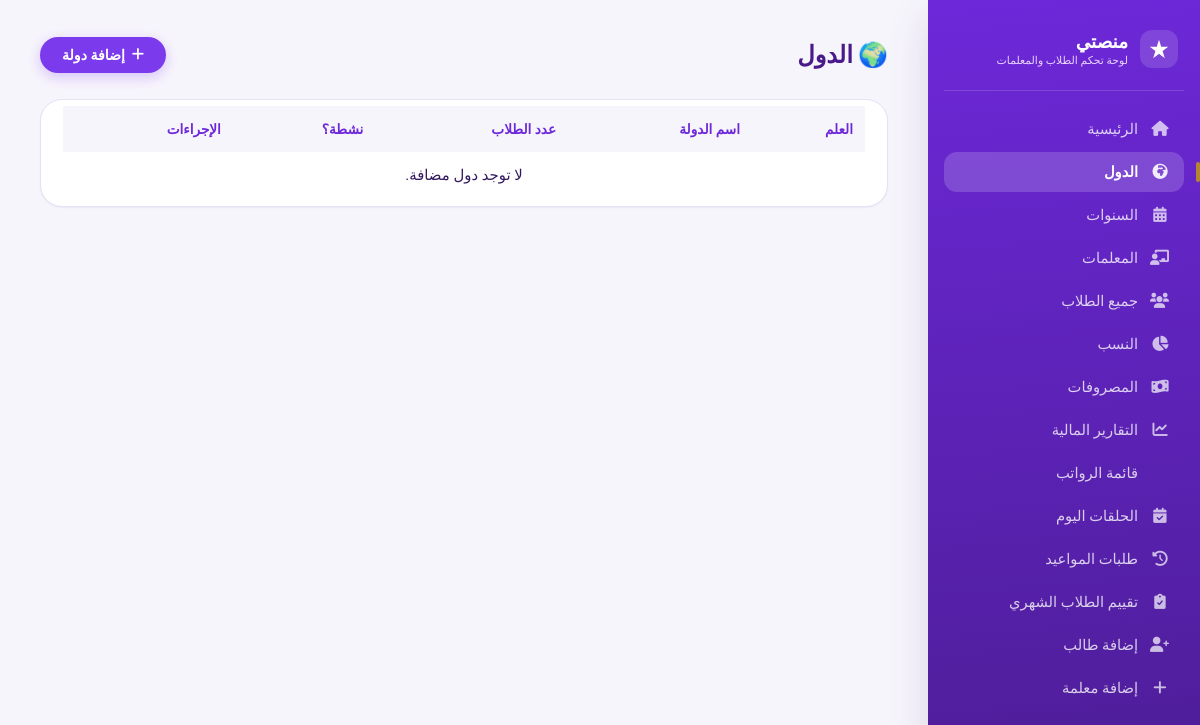
The app's page /countries/ (signed in), older data.
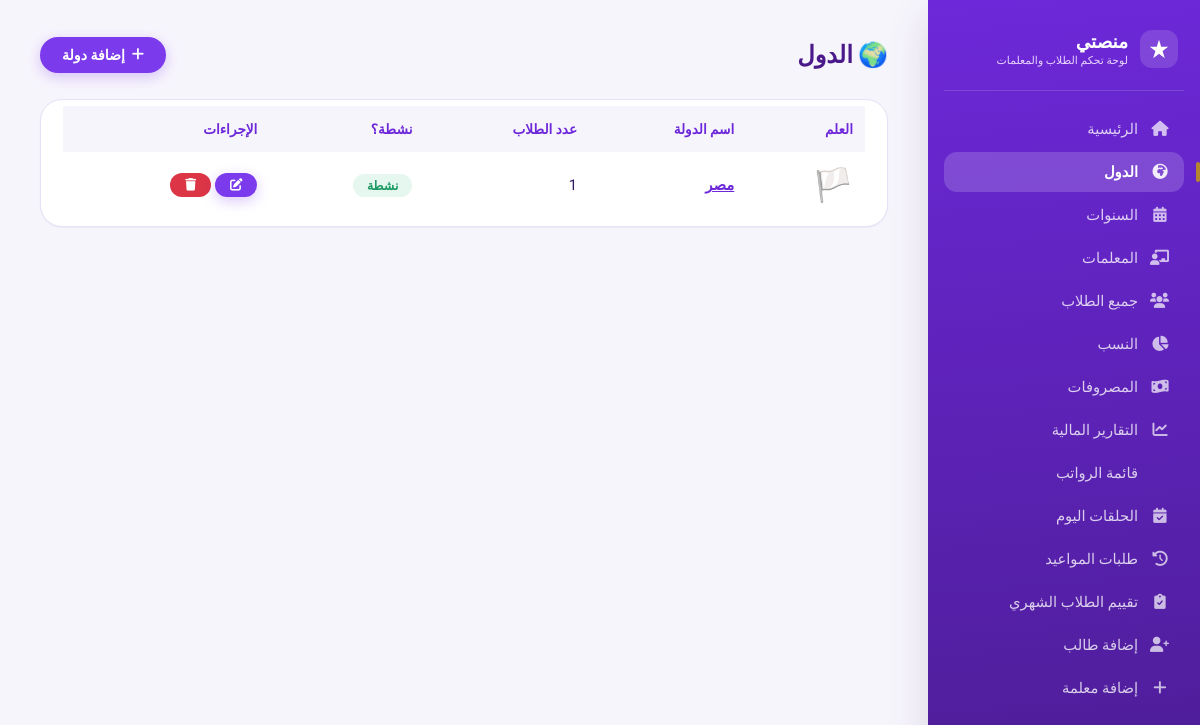
The same page, newer data.
### core/models.py (models this page shows, shortened)
class Country(models.Model):
    name = models.CharField(max_length=100, unique=True, verbose_name="اسم الدولة")
    flag_icon = models.CharField(max_length=50, default='🏳️', verbose_name="أيقونة العلم")
    is_active = models.BooleanField(default=True, verbose_name="نشط")
    class Meta:
        verbose_name = "دولة"
        verbose_name_plural = "الدول"
        ordering = ['name']

### core/views.py (the view)
# urls.py: path('countries/', views.countries_list, name='countries_list'),
@staff_member_required
def countries_list(request):
    countries = Country.objects.all()
    return render(request, 'core/countries_list.html', {'countries': countries})

### templates/core/countries_list.html (shortened to what this page needs)
{% extends 'core/base.html' %}
{% block content %}
<div class="flex" style="justify-content: space-between; flex-wrap: wrap;">
    <h2 style="color: #4a1a8a;">🌍 الدول</h2>
    <a href="{% url 'add_country' %}" class="btn btn-primary"><i class="fas fa-plus"></i> إضافة دولة</a>
</div>
<div class="table-container">
    <table>
        <thead><tr><th>العلم</th><th>اسم الدولة</th><th>عدد الطلاب</th><th>نشطة؟</th><th>الإجراءات</th></tr></thead>
        <tbody>
            {% for country in countries %}
            <tr>
                <td style="font-size: 2rem;">{{ country.flag_icon }}</td>
                <td><a href="{% url 'country_students' country.id %}" style="color:#6d28d9; font-weight:700;">{{ country.name }}</a></td>
                <td>{{ country.students.count }}</td>
                <td>{% if country.is_active %}<span class="status-active">نشطة</span>{% else %}<span class="status-inactive">متوقفة</span>{% endif %}</td>
                <td>
                    <a href="{% url 'edit_country' country.id %}" class="btn btn-primary btn-sm"><i class="fas fa-edit"></i></a>
                    <a href="{% url 'delete_country' country.id %}" class="btn btn-danger btn-sm"><i class="fas fa-trash"></i></a>
                </td>
            </tr>
            {% empty %}
            <tr><td colspan="5" style="text-align:center;">لا توجد دول مضافة.</td></tr>
            {% endfor %}
        </tbody>
    </table>
</div>
{% endblock %}

Row changes from the older to the newer data that the page shows:
added Country: flag_icon "🏳️", name "مصر", students.count "1", is_active "نشطة"
Text that changed along with them:
text no longer shown: "لا توجد دول مضافة."
